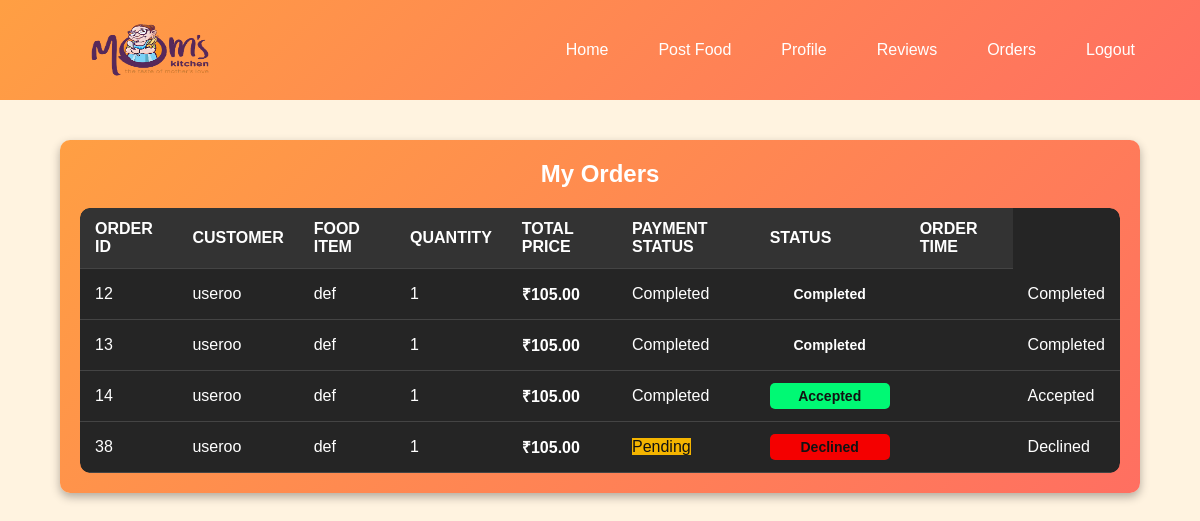
Page /chef_orders/ (signed in) on the committed database.
### app1/models.py (models this page shows, shortened)
class Orders(models.Model):
    STATUS_CHOICES = [
        ("Pending", "Pending"),
        ("Completed", "Completed"),
        ("Failed", "Failed"),
    ]
    user = models.ForeignKey("reg_form_us", on_delete=models.CASCADE)
    food = models.ForeignKey("foodpost", on_delete=models.CASCADE)
    quantity = models.IntegerField()
    total_price = models.DecimalField(max_digits=10, decimal_places=2)
    chef = models.ForeignKey("reg_form_ch", on_delete=models.CASCADE)
    status = models.CharField(max_length=20, choices=STATUS_CHOICES, default="Pending")
    payment_status = models.BooleanField(default=False)  # False means unpaid, True means paid
    razorpay_order_id = models.CharField(max_length=100,unique=True, blank=True, null=True)  # Store Razorpay order ID
    razorpay_payment_id = models.CharField(max_length=100, blank=True, null=True)  # Store Razorpay payment ID
    razorpay_payment_signature = models.CharField(max_length=100, blank=True, null=True)  # Payment signature
    def __str__(self):
        return f"Order {self.id} - {self.user.name}"

class reg_form_us(models.Model):
    name = models.CharField(max_length=100)
    gender = models.CharField(max_length=10)
    email = models.EmailField(unique=True)
    phone = models.CharField(max_length=10)
    image = models.FileField(upload_to='file')
    address=models.CharField(max_length=100,default="xxx")
    location=models.CharField(max_length=50,default="Kochi")

class foodpost(models.Model):
    title = models.CharField(max_length=100)
    desc = models.TextField()
    image = models.ImageField(upload_to='file')
    image1 = models.ImageField(upload_to='file',default='file/button.png')
    image2 = models.ImageField(upload_to='file',default='file/ealogo.jpg')
    quantity = models.IntegerField()
    price = models.DecimalField(max_digits=10, decimal_places=2)
    location = models.CharField(max_length=150)  # Store Address
    latitude = models.FloatField(default=0.0)  # Store Latitude
    longitude = models.FloatField(default=0.0)  # Store Longitude
    dining_type = models.CharField(max_length=50, default="Dine-in")
    category=models.CharField(max_length=50,default="Lunch")
    content_type = models.ForeignKey(ContentType, on_delete=models.CASCADE,default=1)
    object_id = models.PositiveIntegerField(null=True,blank=True)
    chef = GenericForeignKey('content_type', 'object_id')  # Link to the chef

### app1/views.py (the view)
# urls.py: path('chef_orders/',app1.views.chef_orders, name='chef_orders'),
def chef_orders(request):
    if "login_id" not in request.session or request.session.get("user_type") != "chef":
        return HttpResponse("<script>alert('Access Denied! Please log in as a chef.');window.location='/login';</script>")
    object_id = request.session.get("uid")  # This is the object_id from auth table
    try:
        chef = reg_form_ch.objects.get(id=object_id)  # Fetch the correct chef instance
    except reg_form_ch.DoesNotExist:
        return HttpResponse("<script>alert('Chef not found!');window.location='/login';</script>")
    orders = Orders.objects.filter(chef=chef).select_related("user", "food")
    print("Session object_id:", object_id)
    print("Orders found for chef:", orders)
    return render(request, "chef_orders.html", {"orders": orders})

### app1/templates/chef_orders.html (shortened to what this page needs)
{%load static%}
<!DOCTYPE html>
<html lang="en">
<head>
    <html>
    <div class="navbar">
        <img src="{% static 'images/logo2.png' %}" alt="Logo" style="height: 90px;width: 200px;">
        <div class="nav-links">
            <a href="{%url 'chefhm' %}">Home</a>
            <a href="{% url 'postfood' %}">Post Food</a>
            <a href="{% url 'chef_profile' %}">Profile</a>
            <a href="#">Reviews</a>
            <a href="{% url 'chef_orders' %}">Orders</a>
            <a href="{% url 'home' %}">Logout</a>
        </div>
    </div>
    <div class="container">
        <h2>My Orders</h2>
        <div class="table-container">
            <table>
                <thead>
                    <tr>
                        <th>Order ID</th>
                        <th>Customer</th>
                        <th>Food Item</th>
                        <th>Quantity</th>
                        <th>Total Price</th>
                        <th>Payment Status</th>
                        <th>Status</th>
                        <th>Order Time</th>
                    </tr>
                </thead>
                <tbody>
                    {% for order in orders %}
                    <tr>
                        <td>{{ order.id }}</td>
                        <td>{{ order.user.name }}</td>
                        <td>{{ order.food.title }}</td>
                        <td>{{ order.quantity }}</td>
                        <td><strong>₹{{ order.total_price }}</strong></td>
                        <td>
                            <span
                                class="payment-status {% if order.payment_status %} completed {% else %} pending {% endif %}">
                                {% if order.payment_status %} Completed {% else %} Pending {% endif %}
                            </span>
                        </td>
                        <td>
                            <span class="status
                            {% if order.status == 'Pending' %} pending
                            {% elif order.status == 'Accepted' %} accepted
                            {% elif order.status == 'Declined' %} declined {% endif %}">
                                {{ order.status }}
                            </span>
                        </td>
                        <td>{{ order.created_at|date:"Y-m-d H:i" }}</td>
                        <td>
                            {% if order.status == "Pending" %}
                            <form method="POST" action="{% url 'update_order_status' order.id %}">
                                {% csrf_token %}
                                <button type="submit" name="status" value="Accepted" class="accept-btn">Accept</button>
                                <button type="submit" name="status" value="Declined" class="decline-btn">Decline</button>
                            </form>
                            {% else %}
                            <span>{{ order.status }}</span>
                            {% endif %}
                        </td>
                    </tr>
                    {% empty %}
                    <tr>
                        <td colspan="8" class="no-orders">No orders yet.</td>
                    </tr>
                    {% endfor %}
                </tbody>
            </table>
        </div>
    </div>
    </html>

### app1/templates/chef_orders.html (style rules this page uses)
* { margin: 0; padding: 0; box-sizing: border-box; font-family: 'Poppins', sans-serif; }
.container { width: 90%; max-width: 1200px; margin: 40px auto; background: linear-gradient(135deg, #ff9f43, #ff6f61); padding: 20px; border-radius: 10px; box-shadow: 0 4px 10px rgba(0, 0, 0, 0.3); }
.navbar img { height: 50px; }
.nav-links { display: flex; gap: 20px; }
.nav-links a { text-decoration: none; color: white; font-size: 16px; font-weight: 500; transition: 0.3s ease-in-out; padding: 8px 15px; border-radius: 5px; }
.navbar { display: flex; justify-content: space-between; align-items: center; padding: 15px 50px; background: linear-gradient(135deg, #ff9f43, #ff6f61); color: white; width: 100%; height: 100px; }
h2 { font-size: 24px; margin-bottom: 20px; text-align: center; color: #ffffff; }
.table-container { overflow-x: auto; border-radius: 10px; }
table { width: 100%; border-collapse: collapse; background: #252525; border-radius: 10px; overflow: hidden; }
thead { background: #333; color: #fff; text-transform: uppercase; }
th, td { padding: 12px 15px; text-align: left; border-bottom: 1px solid #444; }
.status { padding: 5px 10px; border-radius: 5px; font-size: 14px; font-weight: bold; text-align: center; display: inline-block; width: 120px; }
.pending { background: #f4b400; color: #121212; }
.accepted { background: #00f974; color: #121212; }
.declined { background: #f40000; color: #121212; }

### rows in the picture
Orders: id "12", user.name "useroo", food "def", quantity "1", total_price "105.00", payment_status "Completed", status "Completed"
Orders: id "13", user.name "useroo", food "def", quantity "1", total_price "105.00", payment_status "Completed", status "Completed"
Orders: id "14", user.name "useroo", food "def", quantity "1", total_price "105.00", payment_status "Completed", status "Accepted"
Orders: id "38", user.name "useroo", food "def", quantity "1", total_price "105.00", payment_status "Pending", status "Declined"
